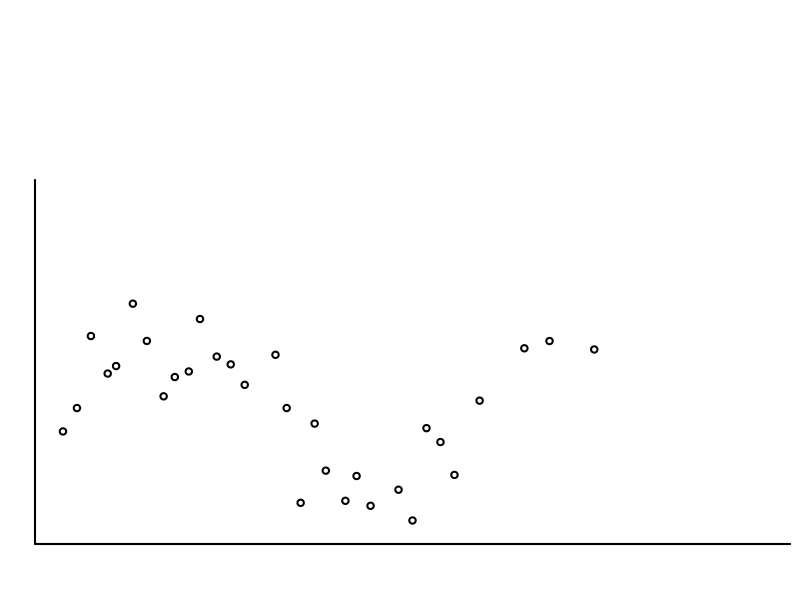

Reproduce this figure in R. (Note: this script raises an error after producing the figure.)

blank <- function(...){
  plot(1, 1, type = "n", xlab = "", ylab = "", xaxt = "n", yaxt = "n", ...)
}


tiff("fig1.tiff", width = 6.5, height = 3.5, units = "in", res = 200)

par(mar = c(2.5, 1.75, 0, 0.5), fig = c(0, 1, 0.01, 0.7))


blank(bty = "L", xlim = c(0,1.25), ylim = c(0,1))
box(bty = "L", lwd = 2)
set.seed(123)
x1 <- seq(0, 0.85, 0.025)
offs <- c(0, -0.005, 0.005)
n <- length(x1)
x2 <- x1 + sample(offs, n, replace = TRUE, prob = c(0.8, 0.1, 0.1))
NAs <- sample(c(TRUE, FALSE), n, replace = TRUE, prob = c(0.2, 0.8))
x3 <- x2
x3[NAs] <- NA
x3[n] <- x3[n] + 0.02


set.seed(123)
y1 <- 0.35 + 0.175 * sin(x2/0.75 * 2 * pi)
y2 <- y1 + rnorm(n, 0, 0.1)
x4 <- c(x3, 0.95)
n <- length(x4)
y3 <- c(y2, y2[n-1] - 0.025)
points(x4, y3, pch = 1, cex = 0.85, lwd = 2)
set.seed(123)
fx <- c(0.995, 1.08, 1.15, 1.225)
fy1 <- 0.35 + 0.175 * sin(fx/0.75 * 2 * pi)
fy2 <- fy1 + rnorm(fn, 0, 0.1)
fn <- length(fx)



mtext(side = 2, "y ~ G", line = 0.75)
mtext(side = 1, "Time", line = 0.6)
axis(side = 1, at = seq(0, 1.25, 0.05), tck = -0.02, labels = FALSE, lwd = 2)
axis(side = 1, at = seq(0, 1.25, 0.25), tck = -0.04, labels = FALSE, lwd = 2)
axis(side = 2, at = seq(0, 1, 0.25), tck = -0.02, labels = FALSE, lwd = 2)
axis(side = 2, at = seq(0, 1, 0.5), tck = -0.04, labels = FALSE, lwd = 2)


arrows(x4[n-1] - 0.05, y3[n-1] + 0.225, x4[n-1] - 0.005, y3[n-1] + 0.03, 
       length = 0.05, lwd = 2)
text(x4[n-1] - 0.0625, y3[n-1] + 0.275, cex = 0.8, 
      expression(italic("y"[N-1])))
mtext(side = 1, at = x4[n-1], cex = 0.8, line = 0.5, 
      expression(italic("t"[N-1])))
points(rep(x4[n-1], 2), c(-0.1, y3[n-1] - 0.02), type = "l", lty = 2, lwd = 2, 
       xpd = TRUE)
points(rep(x4[n], 2), c(-0.1, y3[n] - 0.02), type = "l", lty = 2, lwd = 2, 
       xpd = TRUE)
mtext(side = 1, at = x4[n], cex = 0.8, line = 0.5, 
      expression(italic("t"[N])))


points(fx, fy2, pch = 1, cex = 0.85, lwd = 2)
#mtext(side = 1, at = fx[1], cex = 0.8, line = 0.5, 
#      expression(italic("t"[N+1])))
mtext(side = 1, at = fx[fn], cex = 0.8, line = 0.5, 
      expression(italic("t"[N+P])))

#points(rep(fx[1], 2), c(-0.1, 0.035), type = "l", lty = 2, lwd = 2, 
#       xpd = TRUE)
points(rep(fx[fn], 2), c(-0.1, fy2[fn] - 0.02), type = "l", lty = 2, lwd = 2, 
       xpd = TRUE)

points(c(x4[n], fx[fn]), rep(-0.26, 2), type = "l", lwd = 2, xpd = TRUE)
points(rep(fx[fn], 2), c(-0.31, -0.2), type = "l", lwd = 2, xpd = TRUE)
points(rep(x4[n], 2), c(-0.31, -0.2), type = "l", lwd = 2, xpd = TRUE)
text(x = mean(c(x4[n], fx[fn])), y = -0.22, "forecast horizon", 
     font = 3, cex = 0.55, xpd = TRUE)
text(x = mean(c(x4[n], fx[fn])), y = -0.29, "or lead time", 
     font = 3, cex = 0.55, xpd = TRUE)

text(x = x4[n] - 0.1375, y = -0.29, "forecast origin", 
     font = 3, cex = 0.55, xpd = TRUE)

arrows(x4[n] - 0.065, -0.28, x4[n] - 0.02, -0.17, length = 0.05, xpd = TRUE,
       lwd = 2)

arrows(x4[1] + 0.02, y3[1] + 0.5, x4[1] + 0.002, y3[1] + 0.03, 
       length = 0.05, lwd = 2)
text(x4[1] + 0.025, y3[1] + 0.55, cex = 0.8, expression(italic("y"[1])))
mtext(side = 1, at = x4[1], cex = 0.8, line = 0.5, expression(italic("t"[1])))
points(rep(x4[1], 2), c(-0.1, y3[1] - 0.02), type = "l", lty = 2, lwd = 2, 
       xpd = TRUE)

u <- par("usr") 
arrows(u[1], u[3], u[2], u[3], length = 0.1, lwd = 2, xpd = TRUE) 
#rect(0.3925, -0.1, 0.48, 1, xpd = NA, col = 0, border = NA)

for(i in 1:fn){
  set.seed(123)
  Gn <- c(rnorm(1e4, fy2[i] - 0.05, 0.1), rnorm(i*9e4, fy2[i] - 0.1, 0.25))
  Gn2 <- Gn[-which(Gn < 0.02)]
  dens <- density(Gn2)
  incl <- which(dens$x < 0.85)

  xxa <- fx[i] + dens$y[incl] * 0.01
  xxb <- fx[i] - dens$y[incl] * 0.01
  xx <- c(xxa, xxb[length(xxb):1])
  xx2 <- c(xx, xx[1])
  yy <- c(dens$x[incl], dens$x[incl][length(dens$x[incl]):1])
  yy2 <- c(yy, yy[1])
  polygon(xx2, yy2, col = rc)

}
points(fx, fy2, pch = 16, cex = 0.85, lwd = 2, col = 0)
points(fx, fy2, pch = 1, cex = 0.85, lwd = 2)


text(fx[1] + 0.04, fy2[1] + 0.45, cex = 0.8, 
      expression(italic("y"[N+1])))
arrows(fx[1] + 0.02, fy2[1] + 0.4, fx[1] + 0.002, fy2[1] + 0.03, 
       length = 0.05, lwd = 2)

par(mar = c(0.5, 1.25, 0.5, 0), fig = c(0.475, 0.675, 0.69, 0.99), 
    new = TRUE)


set.seed(123)
Gn <- c(rnorm(1e4, y3[n-1] - 0.05, 0.1), rnorm(7e3, y3[n-1] - 0.1, 0.25))
Gn2 <- Gn[-which(Gn < 0.05)]
dens <- density(Gn2)
blank(bty = "L", xlim = c(0,1), ylim = c(0,max(dens$y)*1.01))
box(bty = "L", lwd = 2)
points(dens$x, dens$y, type = "l", lwd = 2)
axis(side = 1, at = seq(0, 1.25, 0.25), tck = -0.025, labels = FALSE, lwd = 2)
axis(side = 1, at = seq(0, 1, 0.5), tck = -0.05, labels = FALSE, lwd = 2)
mtext(side = 1, at = 0.4, cex = 0.8, line = 0.25, expression("G"[N-1]))
points(rep(y3[n-1], 2), c(0, max(dens$y)), type = "l", lwd = 2, lty = 3)
points(c(y3[n-1], y3[n-1] + 0.13), c(-0.1, -1.6), type = "l", lwd = 2, 
       lty = 3, xpd = NA)
mtext(side = 2, cex = 0.7, line = 0.25, "Density") 

par(mar = c(0.5, 1.25, 0.5, 0), fig = c(0.05, 0.25, 0.69, 0.99), 
    new = TRUE)

set.seed(123)
Gn <- c(rnorm(1e4, y3[1] - 0.05, 0.1), rnorm(7e3, y3[1] - 0.1, 0.25))
Gn2 <- Gn[-which(Gn < 0.05)]
dens <- density(Gn2)
blank(bty = "L", xlim = c(0,1), ylim = c(0,max(dens$y)*1.01))
box(bty = "L", lwd = 2)
points(dens$x, dens$y, type = "l", lwd = 2)
axis(side = 1, at = seq(0, 1.25, 0.25), tck = -0.025, labels = FALSE, lwd = 2)
axis(side = 1, at = seq(0, 1, 0.5), tck = -0.05, labels = FALSE, lwd = 2)
mtext(side = 1, cex = 0.8, line = 0.25, expression("G"[1]))
points(rep(y3[1], 2), c(0, max(dens$y)), type = "l", lwd = 2, lty = 3)
points(c(y3[1], y2[1] - 0.2), c(-0.1, -1.6), type = "l", lwd = 2, lty = 3, 
       xpd = NA)
mtext(side = 2, cex = 0.7, line = 0.25, "Density") 


par(mar = c(0.5, 1.25, 0.5, 0), fig = c(0.75, 0.9755, 0.69, 0.99), 
    new = TRUE)

set.seed(123)
Gn <- c(rnorm(1e4, fy2[1] - 0.05, 0.1), rnorm(7e3, fy2[1] - 0.1, 0.25))
Gn2 <- Gn[-which(Gn < 0.02)]
dens <- density(Gn2)
Hn <- c(rnorm(1e4, fy2[1] - 0.05, 0.1), rnorm(9e4, fy2[1] - 0.1, 0.25))
Hn2 <- Hn[-which(Hn < 0.02)]
densH <- density(Hn2)

blank(bty = "L", xlim = c(0,1.1), ylim = c(0,max(dens$y)*1.01))
box(bty = "L", lwd = 2)
points(densH$x, densH$y, type = "l", lwd = 2, col = rc)
points(dens$x, dens$y, type = "l", lwd = 2)
axis(side = 1, at = seq(0, 1.25, 0.25), tck = -0.025, labels = FALSE, lwd = 2)
axis(side = 1, at = seq(0, 1, 0.5), tck = -0.05, labels = FALSE, lwd = 2)
mtext(side = 1, cex = 0.8, at = 0.75, line = 0.25, 
      expression("H"[N+1]*", "*"G"[N+1]))
points(rep(fy2[1], 2), c(0, max(dens$y)), type = "l", lwd = 2, lty = 3)
points(c(fy2[1], fy2[1] - 0.4), c(-0.1, -1), type = "l", lwd = 2, 
       lty = 3, xpd = NA)
mtext(side = 2, cex = 0.7, line = 0.25, "Density") 

dev.off()